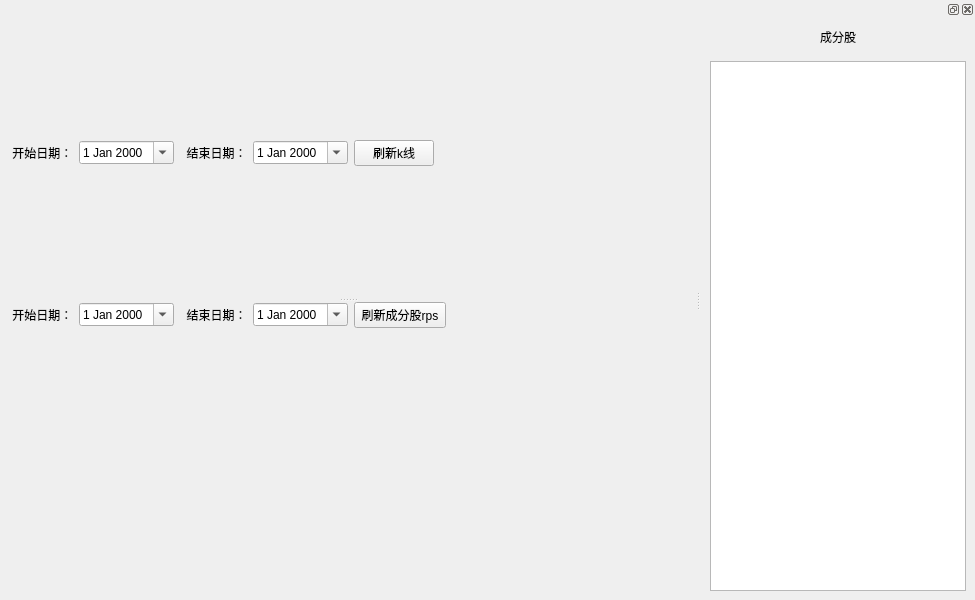
<?xml version="1.0" encoding="UTF-8"?>
<ui version="4.0">
 <class>MainWindow</class>
 <widget class="QMainWindow" name="MainWindow">
  <property name="geometry">
   <rect>
    <x>0</x>
    <y>0</y>
    <width>975</width>
    <height>600</height>
   </rect>
  </property>
  <property name="windowTitle">
   <string>MainWindow</string>
  </property>
  <widget class="QWidget" name="centralwidget">
   <layout class="QVBoxLayout" name="verticalLayout_7">
    <item>
     <widget class="QSplitter" name="splitter">
      <property name="orientation">
       <enum>Qt::Vertical</enum>
      </property>
      <widget class="QWidget" name="layoutWidget">
       <layout class="QVBoxLayout" name="verticalLayout_3" stretch="0,10">
        <item>
         <layout class="QHBoxLayout" name="horizontalLayout">
          <item>
           <widget class="QLabel" name="label">
            <property name="text">
             <string> 开始日期：</string>
            </property>
           </widget>
          </item>
          <item>
           <widget class="QDateEdit" name="dte_start">
            <property name="calendarPopup">
             <bool>true</bool>
            </property>
           </widget>
          </item>
          <item>
           <widget class="QLabel" name="label_2">
            <property name="text">
             <string>  结束日期：</string>
            </property>
           </widget>
          </item>
          <item>
           <widget class="QDateEdit" name="dte_end">
            <property name="calendarPopup">
             <bool>true</bool>
            </property>
           </widget>
          </item>
          <item>
           <layout class="QHBoxLayout" name="layout_rps">
            <property name="spacing">
             <number>7</number>
            </property>
            <property name="sizeConstraint">
             <enum>QLayout::SetFixedSize</enum>
            </property>
            <property name="leftMargin">
             <number>0</number>
            </property>
           </layout>
          </item>
          <item>
           <widget class="QPushButton" name="pb_refresh_k">
            <property name="text">
             <string> 刷新k线 </string>
            </property>
           </widget>
          </item>
          <item>
           <spacer name="horizontalSpacer">
            <property name="orientation">
             <enum>Qt::Horizontal</enum>
            </property>
            <property name="sizeHint" stdset="0">
             <size>
              <width>40</width>
              <height>20</height>
             </size>
            </property>
           </spacer>
          </item>
         </layout>
        </item>
        <item>
         <layout class="QVBoxLayout" name="kLayout"/>
        </item>
       </layout>
      </widget>
      <widget class="QWidget" name="widget_layout_rps" native="true">
       <layout class="QVBoxLayout" name="_2" stretch="0,10">
        <property name="leftMargin">
         <number>0</number>
        </property>
        <property name="topMargin">
         <number>0</number>
        </property>
        <property name="rightMargin">
         <number>0</number>
        </property>
        <property name="bottomMargin">
         <number>0</number>
        </property>
        <item>
         <layout class="QHBoxLayout" name="horizontalLayout_2">
          <item>
           <widget class="QLabel" name="label_4">
            <property name="text">
             <string> 开始日期：</string>
            </property>
           </widget>
          </item>
          <item>
           <widget class="QDateEdit" name="dte_stock_start">
            <property name="calendarPopup">
             <bool>true</bool>
            </property>
           </widget>
          </item>
          <item>
           <widget class="QLabel" name="label_5">
            <property name="text">
             <string>  结束日期：</string>
            </property>
           </widget>
          </item>
          <item>
           <widget class="QDateEdit" name="dte_stock_end">
            <property name="calendarPopup">
             <bool>true</bool>
            </property>
           </widget>
          </item>
          <item>
           <layout class="QHBoxLayout" name="layout_stock_rps">
            <property name="spacing">
             <number>7</number>
            </property>
            <property name="sizeConstraint">
             <enum>QLayout::SetFixedSize</enum>
            </property>
            <property name="leftMargin">
             <number>0</number>
            </property>
           </layout>
          </item>
          <item>
           <widget class="QPushButton" name="pb_stock_refresh_rps">
            <property name="text">
             <string> 刷新成分股rps </string>
            </property>
           </widget>
          </item>
          <item>
           <spacer name="horizontalSpacer_2">
            <property name="orientation">
             <enum>Qt::Horizontal</enum>
            </property>
            <property name="sizeHint" stdset="0">
             <size>
              <width>40</width>
              <height>20</height>
             </size>
            </property>
           </spacer>
          </item>
         </layout>
        </item>
        <item>
         <layout class="QHBoxLayout" name="rpsLayout"/>
        </item>
       </layout>
      </widget>
     </widget>
    </item>
   </layout>
  </widget>
  <widget class="QDockWidget" name="dockWidget">
   <attribute name="dockWidgetArea">
    <number>2</number>
   </attribute>
   <widget class="QWidget" name="dockWidgetContents">
    <layout class="QVBoxLayout" name="verticalLayout_2">
     <item>
      <layout class="QVBoxLayout" name="verticalLayout_5" stretch="2">
       <property name="spacing">
        <number>15</number>
       </property>
       <item>
        <layout class="QVBoxLayout" name="verticalLayout_6">
         <item>
          <widget class="QLabel" name="label_6">
           <property name="text">
            <string>成分股</string>
           </property>
           <property name="alignment">
            <set>Qt::AlignCenter</set>
           </property>
           <property name="wordWrap">
            <bool>false</bool>
           </property>
          </widget>
         </item>
         <item>
          <widget class="QTableView" name="tv_all_stock">
           <property name="sortingEnabled">
            <bool>true</bool>
           </property>
          </widget>
         </item>
        </layout>
       </item>
      </layout>
     </item>
    </layout>
   </widget>
  </widget>
 </widget>
 <resources/>
 <connections/>
</ui>
